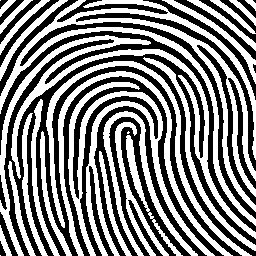
#> input picture synthetic_im_3.jpg, 256 x 256 px, found by its file name
$ python main.py
#> lines starting #> are read from the running program, lines starting #| are printed output that depends on the picture
### HW_3/resizing_image.py
import cv2
import numpy as np
def reduce_plane(im_data, first_x, second_x, first_y, second_y, height, width):
    first_px = im_data[first_x][first_y]
    if second_x < height and second_y < width:
        second_px = im_data[second_x][first_y]
        third_px = im_data[first_x][second_y]
        forth_px = im_data[second_x][second_y]
        average_px = (first_px + second_px + third_px + forth_px)/4

    elif second_x < height:
        second_px = im_data[second_x][first_y]
        # third_px = gray_image[first_x][second_y]
        # forth_px = gray_image[second_x][second_y]
        average_px = (first_px + second_px + 0 + 0)/4
    elif second_y < width:
        # second_px = gray_image[second_x][first_y]
        third_px = im_data[first_x][second_y]
        # forth_px = gray_image[second_x][second_y]
        average_px = (first_px + 0 + third_px + 0)/4
    else:
        average_px = (first_px + 0 + 0 + 0)/4

    return average_px

def resize_image(image):
    original_image_shape = np.shape(image)

    if len(original_image_shape) < 3:

        # gray_image = cv2.cvtColor(image, cv2.COLOR_BGR2GRAY)
        gray_image = image


        height, width = np.shape(gray_image)
        gray_image = np.float32(gray_image) / 255.0
        reduced_image = []

        for row in range(0,height, 2):
            reduced_row = []
            first_x = row
            second_x = row + 1

            for col in range(0, width, 2):
                first_y = col

                second_y = col + 1

                average_px = reduce_plane(gray_image, first_x, second_x, first_y, second_y, height, width)
                reduced_row.append(average_px)

            if len(reduced_image) < 1:
                reduced_image = np.array(reduced_row)
            else:
                reduced_image = np.vstack((reduced_image, np.array(reduced_row)))

        return reduced_image* 255.0

    else:
        original_image_data = image
        original_image_data = np.float32(original_image_data) / 255.0

        height, width, channels = np.shape(original_image_data)

        reduced_r_plane = []
        reduced_g_plane = []
        reduced_b_plane = []

        blue_plane = original_image_data[:,:,0]

        green_plane = original_image_data[:,:,1]

        red_plane = original_image_data[:,:,2]

        reduced_blue = []
        for row in range(0, height,2):
            reduced_row = []
            first_x = row
            second_x = row + 1

            for col in range(0, width, 2):
                first_y = col
                second_y = col + 1

                average_pixel = reduce_plane(blue_plane, first_x, second_x, first_y, second_y, height, width)

                reduced_row.append(average_pixel)

            if len(reduced_blue) < 1:
                reduced_blue = np.array(reduced_row)
            else:
                reduced_blue = np.vstack((reduced_blue, np.array(reduced_row)))

        reduced_green = []
        for row in range(0, height,2):
            reduced_row = []
            first_x = row
            second_x = row + 1

            for col in range(0, width, 2):
                first_y = col
                second_y = col + 1

                average_pixel = reduce_plane(green_plane, first_x, second_x, first_y, second_y, height, width)

                reduced_row.append(average_pixel)

            if len(reduced_green) < 1:
                reduced_green = np.array(reduced_row)
            else:
                reduced_green = np.vstack((reduced_green, np.array(reduced_row)))


        reduced_red = []
        for row in range(0, height,2):
            reduced_row = []
            first_x = row
            second_x = row + 1

            for col in range(0, width, 2):
                first_y = col
                second_y = col + 1

                average_pixel = reduce_plane(red_plane, first_x, second_x, first_y, second_y, height, width)

                reduced_row.append(average_pixel)

            if len(reduced_red) < 1:
                reduced_red = np.array(reduced_row)
            else:
                reduced_red = np.vstack((reduced_red, np.array(reduced_row)))

        resize_img = np.zeros((reduced_red.shape[0], reduced_red.shape[1], channels),np.uint8)
        resize_img[:,:,0] = reduced_blue* 255.0
        resize_img[:,:,1] = reduced_green* 255.0
        resize_img[:,:,2] = reduced_red* 255.0
    return resize_img

### HW_3/main.py
from matplotlib import pyplot as plt
import numpy as np
import cv2, argparse
import cmath

from resizing_image import resize_image


# parser = argparse.ArgumentParser(
#     description='Make predictions with signature network',
#     formatter_class=argparse.ArgumentDefaultsHelpFormatter)

if __name__ == "__main__":

    # args = parser.parse_args()
    # image_path = args.image_path
    image_path = "/Users/marynavek/Projects/ImageProcessing/synthetic_im_3.jpg"

    image_data = cv2.imread(image_path)
#> image_data is the input picture: shape (256, 256, 3); min 0, max 255, mean 128.8

    original_image_shape = np.shape(image_data)
#> original_image_shape = (256, 256, 3)

    gray_image = cv2.cvtColor(image_data, cv2.COLOR_BGR2GRAY)

    # gray_image = np.float32(gray_image) / 255.0
    # print(gray_image.shape)
    image_1 = resize_image(gray_image)
#> the loop in resize_image, `for row in range(0,height, 2):` made 128 passes
#> after the loop in resize_image, `for row in range(0,height, 2):`:
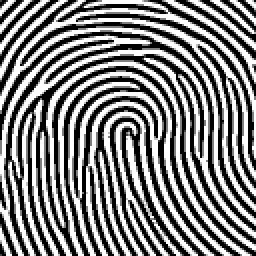
#> reduced_image: shape (128, 128) float64 (shown 2 times larger); min 0, max 1, mean 0.505
    # print(image_1.shape)
    image_1 = resize_image(image_1)
#> after the loop in resize_image (call 2), `for row in range(0,height, 2):`:
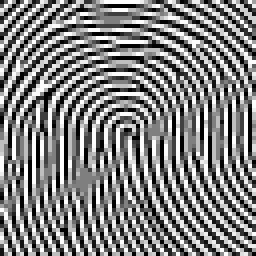
#> reduced_image: shape (64, 64) float64 (shown 4 times larger); min 0, max 0.999, mean 0.505
    # # print(image_1.shape)
    image_1 = resize_image(image_1)
#> after the loop in resize_image (call 3), `for row in range(0,height, 2):`:
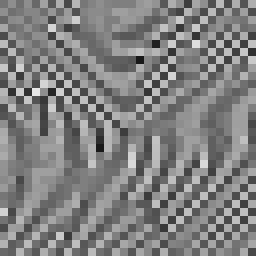
#> reduced_image: shape (32, 32) float64 (shown 8 times larger); min 0.0987, max 0.913, mean 0.505
    # # # print(image_1.shape)
    image_1 = resize_image(image_1)
    print(image_1.shape)
#| (16, 16)


    def DFT2D(padded):
        M,N = np.shape(padded)
        dft2d = np.zeros((M,N),dtype=complex)
        for k in range(M):
            for l in range(N):
                sum_matrix = 0.0
                for m in range(M):
                    for n in range(N):
                        e = cmath.exp(- 2j * np.pi * (float(k * m) / M + float(l * n) / N))
                        sum_matrix +=  padded[m,n] * e
                dft2d[k,l] = sum_matrix
        return dft2d

    image_1 = gray_image.resize((32,32))
    #get the pixels of image into array
    image_1 = np.asarray(image_1)
#> (the run stopped early here; a loop or call above may not have finished)
